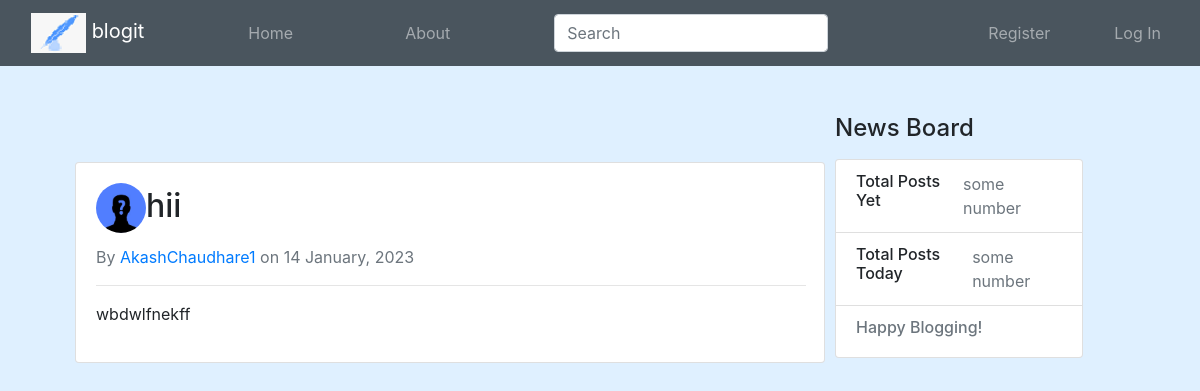
The page /post/41/ on the database its author committed.
### blog/models.py (models this page shows, shortened)
class Post(models.Model):
    title=models.CharField(max_length=100)
    content=models.TextField(max_length=2000)
    date_posted=models.DateTimeField(default=timezone.now)
    author=models.ForeignKey(User,on_delete=models.CASCADE)

### users/models.py (models this page shows, shortened)
class Profile(models.Model):
    user=models.OneToOneField(User, on_delete=models.CASCADE)
    image=models.ImageField(default='default.jpg',upload_to='profile_pics')

### blog/views.py (the view)
# urls.py: path('post/<int:pk>/',PostDetailView.as_view(), name='post-detail'),
class PostDetailView(DetailView):
    model=Post

### blog/templates/blog/post_detail.html (shortened to what this page needs)
{% extends "blog/base.html" %}
{% block content %}
<br><br><br><br>
<div class="container">
    <div class="card" style="width: 750px;">
        <div class="card-body" style="width: 750px;">
            <h2 class="card-title" ><img class="rounded-circle account-img" src="{{ post.author.profile.image.url }}" width="50"
                    height="50">{{ object.title }}</h2>
            <p class="text-muted">By <a href="{% url 'user-post' object.author.username %}">{{object.author}}</a>  on {{object.date_posted | date:"d F, Y"}}</p>
            <hr>
            <p >{{object.content}}</p>
        </div>
    </div>
    <br>
</div>
<br><br><br>
{% endblock content %}

### rows shown on the page
Post: author.profile.image (placeholder picture), title "hii", author "AkashChaudhare1", date_posted "14 January, 2023", content "wbdwlfnekff"
